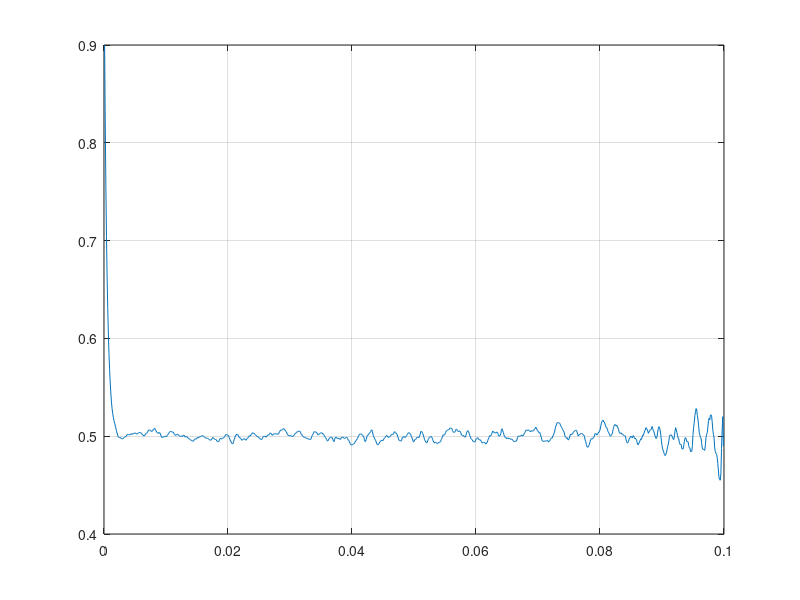
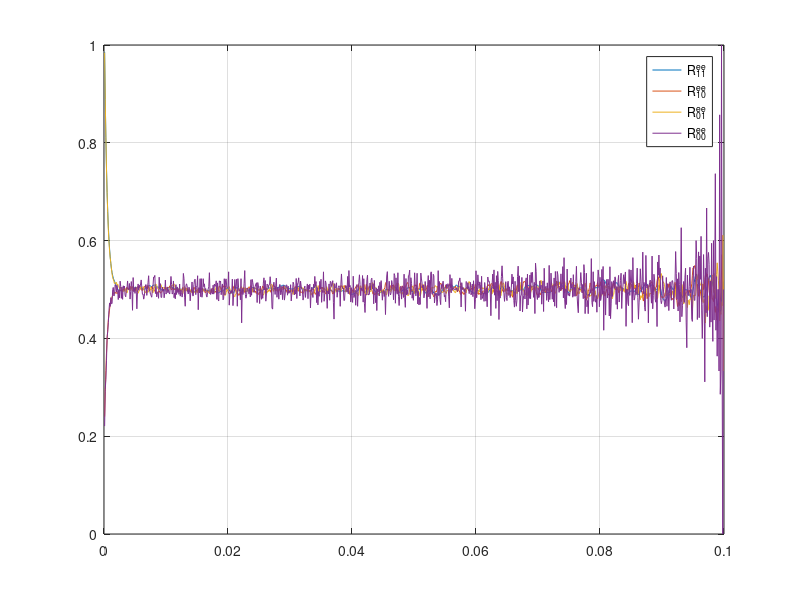

Reproduce these figures in MATLAB, in order.
N = 1000;
nFiles = 100;
dt = 100e-6;        % time between runs
T_qp = 1e-3;        % QP poisoning time
T1 = 100e-6;        % T1 of qubit
M_time = 3e-6;      % time before measuring qubit
correlation = 9/10; % what portion of tunneling events causes a qubit state change

% calc when there is a parity change (dP) and the parity for each meas (P)
r = rand(N, nFiles);
dP = r < 1/T_qp*dt;
P = mod(cumsum(dP,1),2);

% for each parity change in dP, does it cause a state change (M_cor)?
r = rand(N, nFiles);
M_cor = dP.*(r < dP*correlation);

% calculate a measurement based on normal decay but not parity change
r = rand(N, nFiles);
M_decay = r < exp(-M_time/T1);

% combine state change due to parity change and normal decay
M = mod(M_decay + M_cor, 2);

t = (1:N)*dt;

% Plot autocorrelation of Parity P
tot = zeros(N,1);
for i = 1:nFiles
    for j = 1:N
        tot(j) = tot(j) + sum( P(1:end-j,i)==P(j+1:end,i) )/(N-j)/nFiles;
    end
end
figure; plot(t,tot); grid on;


% Plot autocorrelation between charge parity and qubit state
sum11ee = zeros(N,1);
sum11eo = zeros(N,1);
sum10ee = zeros(N,1);
sum10eo = zeros(N,1);
sum01ee = zeros(N,1);
sum01eo = zeros(N,1);
sum00ee = zeros(N,1);
sum00eo = zeros(N,1);
for i = 1:nFiles
    
    for j = 1:N
        dPj = P(1:end-j,i)==P(j+1:end,i);
        Ma = M(1:end-j,i);  Mb = M(j+1:end,i);
        M0a = (Ma == 0);  M0b = (Mb == 0);
        M1a = (Ma == 1);  M1b = (Mb == 1);
%         sum11ee(j) = sum11ee(j) + sum((M1a==1) + (M1b==1) + (dPj==1) == 3)/j/nFiles;
%         sum11eo(j) = sum11eo(j) + sum((M1a==1) + (M1b==1) + (dPj==0) == 3)/j/nFiles;
%         sum10ee(j) = sum10ee(j) + sum((M1a==1) + (M1b==0) + (dPj==1) == 3)/j/nFiles;
%         sum10eo(j) = sum10eo(j) + sum((M1a==1) + (M1b==0) + (dPj==0) == 3)/j/nFiles;
%         sum01ee(j) = sum01ee(j) + sum((M1a==0) + (M1b==1) + (dPj==1) == 3)/j/nFiles;
%         sum01eo(j) = sum01eo(j) + sum((M1a==0) + (M1b==1) + (dPj==0) == 3)/j/nFiles;
%         sum00ee(j) = sum00ee(j) + sum((M1a==0) + (M1b==0) + (dPj==1) == 3)/j/nFiles;
%         sum00eo(j) = sum00eo(j) + sum((M1a==0) + (M1b==0) + (dPj==0) == 3)/j/nFiles;
        sum11ee(j) = sum11ee(j) + sum((M1a==1) + (M1b==1) + (dPj==1) == 3);
        sum11eo(j) = sum11eo(j) + sum((M1a==1) + (M1b==1) + (dPj==0) == 3);
        sum10ee(j) = sum10ee(j) + sum((M1a==1) + (M1b==0) + (dPj==1) == 3);
        sum10eo(j) = sum10eo(j) + sum((M1a==1) + (M1b==0) + (dPj==0) == 3);
        sum01ee(j) = sum01ee(j) + sum((M1a==0) + (M1b==1) + (dPj==1) == 3);
        sum01eo(j) = sum01eo(j) + sum((M1a==0) + (M1b==1) + (dPj==0) == 3);
        sum00ee(j) = sum00ee(j) + sum((M1a==0) + (M1b==0) + (dPj==1) == 3);
        sum00eo(j) = sum00eo(j) + sum((M1a==0) + (M1b==0) + (dPj==0) == 3);
    end
end

sum11 = sum11ee + sum11eo;
sum10 = sum10ee + sum10eo;
sum01 = sum01ee + sum01eo;
sum00 = sum00ee + sum00eo;

% figure; plot(t,[sum11ee,sum11eo,sum10ee,sum10eo,sum01ee,sum01eo,sum00ee,sum00eo]); grid on;
% legend('R_{11}^{ee}','R_{11}^{eo}','R_{10}^{ee}','R_{10}^{eo}','R_{01}^{ee}','R_{01}^{eo}','R_{00}^{ee}','R_{00}^{eo}');
% figure; plot(t,[sum11ee./sum11,sum11eo./sum11,sum10ee./sum10,sum10eo./sum10,sum01ee./sum01,sum01eo./sum01,sum00ee./sum00,sum00eo./sum00]); grid on;
% legend('R_{11}^{ee}','R_{11}^{eo}','R_{10}^{ee}','R_{10}^{eo}','R_{01}^{ee}','R_{01}^{eo}','R_{00}^{ee}','R_{00}^{eo}');
figure; plot(t,[sum11ee./sum11,sum10ee./sum10,sum01ee./sum01,sum00ee./sum00]); grid on;
legend('R_{11}^{ee}','R_{10}^{ee}','R_{01}^{ee}','R_{00}^{ee}');